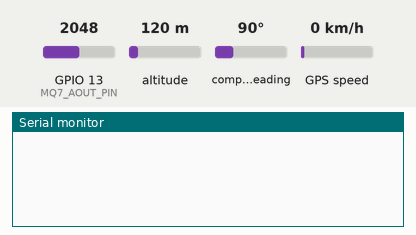
This sketch was run on a simulated ESP32. Shown: the last lines printed to the serial monitor. The test bench sets the inputs (shaded band); at power-on: GPIO 13 (MQ7_AOUT_PIN) = 2048, altitude 120 m, compass heading 90°, GPS speed 0 km/h (analog values on the 0–4095 scale). The GPS gets a fix after 3 s at 37.7749, -122.4194 with 8 satellites; no radio packets arrive unless stated.

Above: at 1.2 s.
1.3 s: GPIO 13 (MQ7_AOUT_PIN) set to 2866
At 3.6 s:
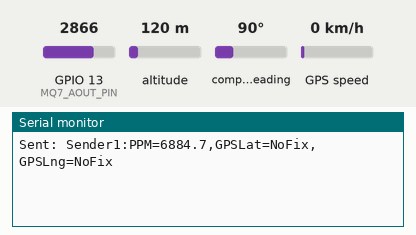
5.4 s: GPIO 13 (MQ7_AOUT_PIN) set to 3972
At 6.6 s:
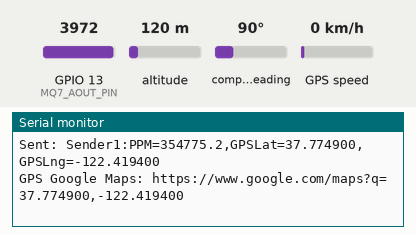

Measured:
- after the input at 1.3 s, the serial monitor: prints a new line after 0.77 s (image 1)
- after the input at 5.4 s, the serial monitor: prints a new line after 0.67 s (image 2)

The sketch:

loragps.ino
```cpp
#include <SPI.h>
#include <LoRa.h>
#include <TinyGPSPlus.h>

// Define LoRa pins
#define SS 5
#define RST 14
#define DIO0 2

// Define MQ-7 analog output pin
#define MQ7_AOUT_PIN 13

// MQ-7 calibration constants
#define RL 10000.0  // Load resistor in ohms
#define VCC 5.0     // Supply voltage
#define R0 72033.0  // Resistance in clean air
#define A 100.0     // Sensitivity curve constant for CO
#define B -1.5      // Sensitivity curve exponent for CO

// LoRa frequency and sync word
#define LORA_FREQUENCY 433E6
#define SYNC_WORD 0xF3
#define SENDER_ID "Sender1"

// GPS serial pins
#define RXD2 16
#define TXD2 17
#define GPS_BAUD 9600

// Timing variables
unsigned long previousMillis = 0;
const long interval = 2000;

// TinyGPSPlus object
TinyGPSPlus gps;

// HardwareSerial for GPS
HardwareSerial gpsSerial(2);

void setup() {
  Serial.begin(115200);
  while (!Serial) delay(10);

  // Initialize MQ-7 AOUT pin
  pinMode(MQ7_AOUT_PIN, INPUT);
  analogReadResolution(12);

  // Initialize GPS serial
  gpsSerial.begin(GPS_BAUD, SERIAL_8N1, RXD2, TXD2);

  // Setup LoRa
  LoRa.setPins(SS, RST, DIO0);
  while (!LoRa.begin(LORA_FREQUENCY)) {
    delay(1000);
  }
  LoRa.setSyncWord(SYNC_WORD);
  LoRa.enableCrc();
}

void loop() {
  // Update GPS data
  while (gpsSerial.available() > 0) {
    if (gps.encode(gpsSerial.read()) && gps.location.isValid()) {
      break;
    }
  }

  unsigned long currentMillis = millis();

  // Send data every 10 seconds
  if (currentMillis - previousMillis >= interval) {
    previousMillis = currentMillis;

    // Read MQ-7 AOUT with averaging
    const int samples = 10;
    long sum = 0;
    for (int i = 0; i < samples; i++) {
      sum += analogRead(MQ7_AOUT_PIN);
      delay(1);
    }
    int mq7Value = sum / samples;
    float voltage = mq7Value * (VCC / 4095.0);
    float rs = (voltage > 0) ? RL * ((VCC / voltage) - 1) : 0;
    float rs_r0 = (rs > 0) ? rs / R0 : 0;
    float ppm = (rs_r0 > 0) ? A * pow(rs_r0, B) : 0;

    // Get GPS data
    String latStr = gps.location.isValid() && gps.location.age() < 10000 && gps.satellites.value() >= 4 ? String(gps.location.lat(), 6) : "NoFix";
    String lngStr = gps.location.isValid() && gps.location.age() < 10000 && gps.satellites.value() >= 4 ? String(gps.location.lng(), 6) : "NoFix";

    // Create message
    String fullMessage = String(SENDER_ID) + ":PPM=" + String(ppm, 1) +
                        ",GPSLat=" + latStr + ",GPSLng=" + lngStr;

    // Send packet via LoRa
    LoRa.beginPacket();
    LoRa.print(fullMessage);
    LoRa.endPacket();

    // Print sent data and Google Maps URL
    Serial.print("Sent: ");
    Serial.println(fullMessage);
    if (latStr != "NoFix") {
      Serial.println("GPS Google Maps: https://www.google.com/maps?q=" + latStr + "," + lngStr);
    }
  }
}
```
